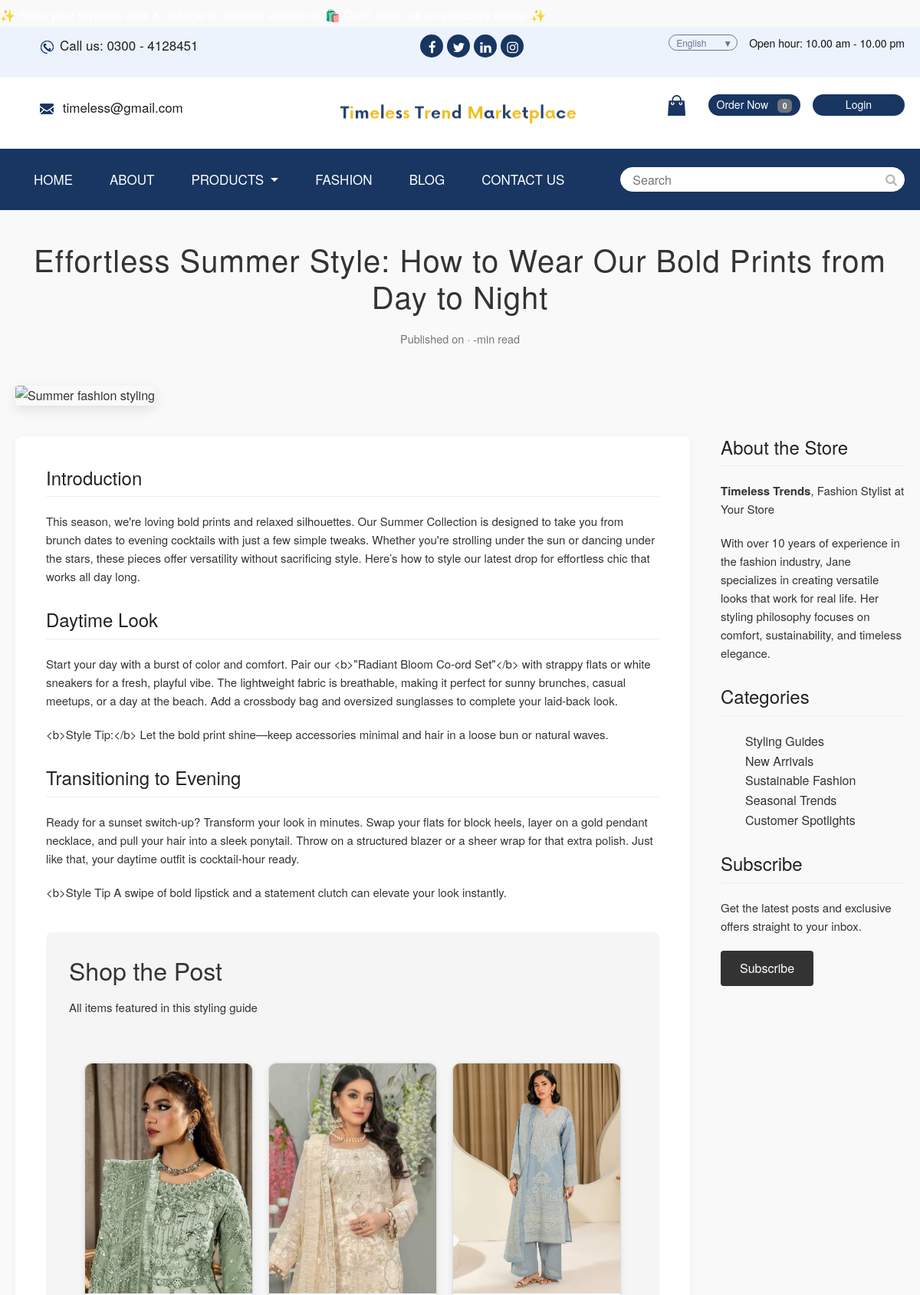
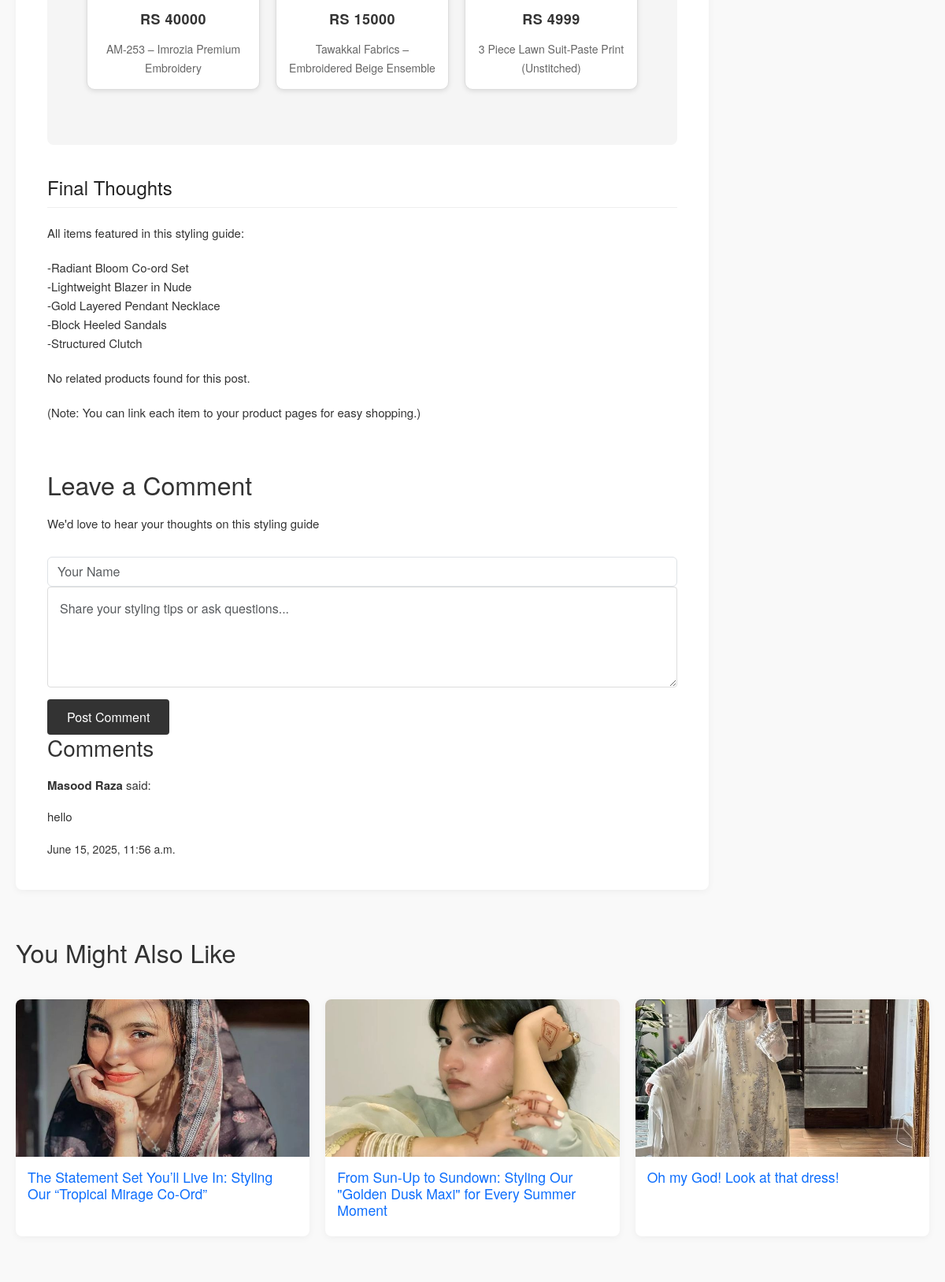
Page /news/Summer/ (upper part) on the committed database (2 pictures, top to bottom).
### app/models.py (models this page shows, shortened)
class News(models.Model):
    title = models.CharField(max_length=200)
    slug = models.SlugField(max_length=200, unique=True, blank=True)
    image = models.ImageField(upload_to='news_images/')
    intro = models.TextField(blank=True)
    daytime_look = models.TextField(blank=True, null=True)
    evening_look = models.TextField(blank=True, null=True)
    content = models.TextField()
    published_date = models.DateField()
    likes = models.PositiveIntegerField(default=0)
    comments_count = models.PositiveIntegerField(default=0)
    related_products = models.ManyToManyField(Product, blank=True, related_name='news_articles')

class Product(models.Model):
    CATEGORY_CHOICES = [
        ('formalwear', 'Formal Wear'),
        ('casualwear', 'Casual Wear'),
        ('festiveCollection', 'Festive Collection'),
        ('rental', 'Rental Wear'),
    ]
    category = models.CharField(max_length=100, choices=CATEGORY_CHOICES, default='formalwear')
    Availability = (('In Stock', 'In Stock'), ('Out of Stock', 'Out of Stock'))
    image = models.ImageField(upload_to='ecommerce/pimg')
    name = models.CharField(max_length=100)
    price = models.IntegerField()
    Availability = models.CharField(choices=Availability, null=True, max_length=100)
    date = models.DateField(auto_now_add=True)
    description = models.TextField(blank=True, null=True)
    shirt_details = models.TextField(blank=True, null=True)
    trouser_details = models.TextField(blank=True, null=True)
    fabric = models.CharField(max_length=100, blank=True, null=True)
    color = models.CharField(max_length=50, blank=True, null=True)
    color_hex = models.CharField(max_length=7, blank=True, null=True, default='#FFFFFF')
    weight = models.CharField(max_length=50, blank=True, null=True)
    care_instructions = models.TextField(blank=True, null=True)
    disclaimer = models.TextField(blank=True, null=True)
    available_sizes = models.ManyToManyField(Size)

class Comment(models.Model):
    news = models.ForeignKey(News, on_delete=models.CASCADE, related_name='comments')
    name = models.CharField(max_length=100)
    content = models.TextField()
    created_at = models.DateTimeField(auto_now_add=True)

### commerce/views.py (the view)
# urls.py: path('news/<slug:slug>/', views.news_detail, name='news_detail'),
def news_detail(request, slug):
    news_item = get_object_or_404(News, slug=slug)
    comments = news_item.comments.order_by('-created_at')
    related_posts = News.objects.exclude(id=news_item.id).order_by('-published_date')[:3]
    if request.method == 'POST':
        form = CommentForm(request.POST)
        if form.is_valid():
            comment = form.save(commit=False)
            comment.news = news_item
            comment.save()
            return redirect('news_detail', slug=news_item.slug)
    else:
        form = CommentForm()
    return render(request, 'news/news_detail.html', {
        'news_item': news_item,
        'form': form,
        'comments': comments,
        'related_posts': related_posts,
    })

### app/forms.py
class CommentForm(forms.ModelForm):
    class Meta:
        model = Comment
        fields = ['name', 'content']
        widgets = {
            'name': forms.TextInput(attrs={
                'placeholder': 'Your Name',
                'class': 'form-control'
            }),
            'content': forms.Textarea(attrs={
                'placeholder': 'Share your styling tips or ask questions...',
                'class': 'form-control',
                'rows': 4
            })
        }

### templates/news/news_detail.html (shortened to what this page needs)
{% extends 'master.html' %}
{% block body %}
</head>
<body>
    <div class="container">
        <header class="blog-header">
            <h1 class="blog-title">{{ news_item.title }}</h1>
            <div class="blog-meta">Published on {{ news_item.created_at|date:"F j, Y" }} · {{ news_item.read_time }}-min read</div>
        </header>
        <img src="https://images.unsplash.com/photo-1483985988355-763728e1935b?ixlib=rb-1.2.1&auto=format&fit=crop&w=1350&q=80" alt="Summer fashion styling" class="featured-image">
<div class="blog-content">
    <main class="main-content">
        <div class="section">
            <h2>Introduction</h2>
            <p>{{ news_item.intro }}</p>
        </div>
        <div class="section">
            <h2>Daytime Look</h2>
            <p>{{ news_item.daytime_look|linebreaks }}</p>
        </div>
        <div class="section">
            <h2>Transitioning to Evening</h2>
            <p>{{ news_item.evening_look|linebreaks }}</p>
        </div>
<div class="shop-section">
    <h2>Shop the Post</h2>
    <p>All items featured in this styling guide</p>
    <div class="product-grid-container">
        {% for prod in news_item.related_products.all %}
        <div class="product-card">
            <div class="product-image">
                <a href="{% url 'product_detail' prod.id %}">
                    <img src="{{ prod.image.url }}" alt="{{ prod.name }}" style="height: 300px; width: 100%; object-fit: cover;">
                </a>
            </div>
            <div class="product-info">
                <h3 class="product-title">Rs {{ prod.price }}</h3>
                <p class="product-price">{{ prod.name }}</p>
            </div>
        </div>
        {% empty %}
        <p>No related products found for this post.</p>
        {% endfor %}
    </div>
</div>
        <div class="section">
            <h2>Final Thoughts</h2>
            <p>{{ news_item.content|linebreaks }}</p>
        </div>
        <div class="comments-section">
            <h2>Leave a Comment</h2>
            <p>We'd love to hear your thoughts on this styling guide</p>
            <form method="POST" class="comment-form">
                {{ form.name }}
                {{ form.content }}
                <button type="submit" class="submit-btn">Post Comment</button>
            </form>
        </div>
        <div class="existing-comments">
            <h3>Comments</h3>
            {% for comment in comments %}
                <div class="comment">
                    <p><strong>{{ comment.name }}</strong> said:</p>
                    <p>{{ comment.content }}</p>
                    <small>{{ comment.created_at|date:"F j, Y, g:i a" }}</small>
                </div>
            {% empty %}
                <p>No comments yet. Be the first!</p>
            {% endfor %}
        </div>
    </main>
    <aside class="sidebar">
        <div class="section">
            <h2>About the Store</h2>
            <p><strong>Timeless Trends</strong>, Fashion Stylist at Your Store</p>
            <p>With over 10 years of experience in the fashion industry, Jane specializes in creating versatile looks that work for real life. Her styling philosophy focuses on comfort, sustainability, and timeless elegance.</p>
        </div>
        <div class="section">
            <h2>Categories</h2>
            <ul>
                <li>Styling Guides</li>
                <li>New Arrivals</li>
                <li>Sustainable Fashion</li>
                <li>Seasonal Trends</li>
                <li>Customer Spotlights</li>
            </ul>
        </div>
        <div class="section">
    <h2>Subscribe</h2>
    <p>Get the latest posts and exclusive offers straight to your inbox.</p>
<form method="POST">
  <button type="submit" class="submit-btn">Subscribe</button>
</form>
</div>
    </aside>
</div>
       <div class="related-posts">
    <h2>You Might Also Like</h2>
    <div class="related-grid">
        {% for related in related_posts %}
            <div class="related-post">
                <a href="{% url 'news_detail' slug=related.slug %}">
                    <img src="{{ related.image.url }}" alt="{{ related.title }}">
                    <h3>{{ related.title }}</h3>
                </a>
            </div>
        {% empty %}
            <p>No related posts found.</p>
        {% endfor %}
    </div>
</div>
    </div>
</body>
</html>
{% endblock %}

### static/css/style.css (style rules this page uses)
* { box-sizing: border-box !important; }
html { scroll-behavior: smooth; }
body { color: #666666; font-size: 14px; font-family: 'Poppins', sans-serif; line-height: 1.80857; font-weight: normal; }
a { color: #1f1f1f; text-decoration: none !important; outline: none !important; -webkit-transition: all .3s ease-in-out; -moz-transition: all .3s ease-in-out; -ms-transition: all .3s ease-in-out; -o-transition: all .3s ease-in-out; transition: all .3s ease-in-out; }
h1, h2, h3, h4, h5, h6 { letter-spacing: 0; font-weight: normal; position: relative; padding: 0 0 10px 0; font-weight: normal; line-height: normal; color: #111111; margin: 0 }
h1 { font-size: 24px; }
h2 { font-size: 18px; }
h3 { font-size: 18px; }
*, *::after, *::before { -webkit-box-sizing: border-box; -moz-box-sizing: border-box; box-sizing: border-box; }
ul, li, ol { margin: 0px; padding: 0px; list-style: none; }
p { margin: 0px; font-weight: 500; font-size: 15px; line-height: 24px; }
a { color: #222222; text-decoration: none; outline: none !important; }
a, .btn { text-decoration: none !important; outline: none !important; -webkit-transition: all .3s ease-in-out; -moz-transition: all .3s ease-in-out; -ms-transition: all .3s ease-in-out; -o-transition: all .3s ease-in-out; transition: all .3s ease-in-out; }
img { max-width: 100%; height: auto; }
button { border: 0; margin: 0; padding: 0; cursor: pointer; }
.product-grid-container { display: grid; grid-template-columns: repeat(4, 1fr); gap: 20px; padding: 40px 20px; max-width: 1200px; margin: 0 auto; }
.product-card { background: white; border-radius: 8px; overflow: hidden; transition: transform 0.3s ease, box-shadow 0.3s ease; cursor: pointer; border: 1px solid #f0f0f0; }
.product-image { position: relative; width: 100%; height: 300px; overflow: hidden; }
.product-image img { width: 100%; height: 100%; object-fit: cover; transition: transform 0.3s ease; }
.product-info { padding: 15px; text-align: center; }
.product-title { font-size: 12px; font-weight: 600; text-transform: uppercase; letter-spacing: 0.5px; margin-bottom: 8px; color: #333; min-height: 32px; display: flex; align-items: center; justify-content: center; }
.product-price { font-size: 13px; color: #666; font-weight: 500; margin-top: 5px; }
.product-image img { opacity: 1; transition: opacity 0.3s ease; }
.product-price { font-size: 14px; color: #666; font-weight: 500; margin-top: 5px; margin-bottom: 5px; }

### static/css/icomoon.css (style rules this page uses)
body { background: #fff; }

### rows in the picture
News: title "Effortless Summer Style: How to Wear Our Bold Prints from Day to Night", intro "This season, we're loving bold prints and relaxed silhouettes. Our Summer Collection is designed to take you from brunch dates to evening cocktails with just a few simple tweaks. Whether you're strolling under the sun or dancing under the stars, these pieces offer versatility without sacrificing style. Here’s how to style our latest drop for effortless chic that works all day long.", daytime_look "Start your day with a burst of color and comfort. Pair our <b>\"Radiant Bloom Co-ord Set\"</b> with strappy flats or white sneakers for a fresh, playful vibe. The lightweight fabric is breathable, making it perfect for sunny brunches, casual meetups, or a day at the beach. Add a crossbody bag and oversized sunglasses to complete your laid-back look. <b>Style Tip:</b> Let the bold print shine—keep accessories minimal and hair in a loose bun or natural waves.", evening_look "Ready for a sunset switch-up? Transform your look in minutes. Swap your flats for block heels, layer on a gold pendant necklace, and pull your hair into a sleek ponytail. Throw on a structured blazer or a sheer wrap for that extra polish. Just like that, your daytime outfit is cocktail-hour ready. <b>Style Tip A swipe of bold lipstick and a statement clutch can elevate your look instantly.", content "All items featured in this styling guide: -Radiant Bloom Co-ord Set -Lightweight Blazer in Nude -Gold Layered Pendant Necklace -Block Heeled Sandals -Structured Clutch No related products found for this post. (Note: You can link each item to your product pages for easy shopping.)"
Product: image (picture), price "40000", name "AM-253 – Imrozia Premium Embroidery"
Product: image (picture), price "15000", name "Tawakkal Fabrics – Embroidered Beige Ensemble"
Product: image (picture), price "4999", name "3 Piece Lawn Suit-Paste Print (Unstitched)"
Comment: name "Masood Raza", content "hello", created_at "June 15, 2025, 11:56 a.m."
News: image (picture), title "The Statement Set You’ll Live In: Styling Our “Tropical Mirage Co-Ord”"
News: image (picture), title "From Sun-Up to Sundown: Styling Our \"Golden Dusk Maxi\" for Every Summer Moment"
News: image (picture), title "Oh my God! Look at that dress!"

### other values in the picture
{{ request.session.cart|length }} "0"
